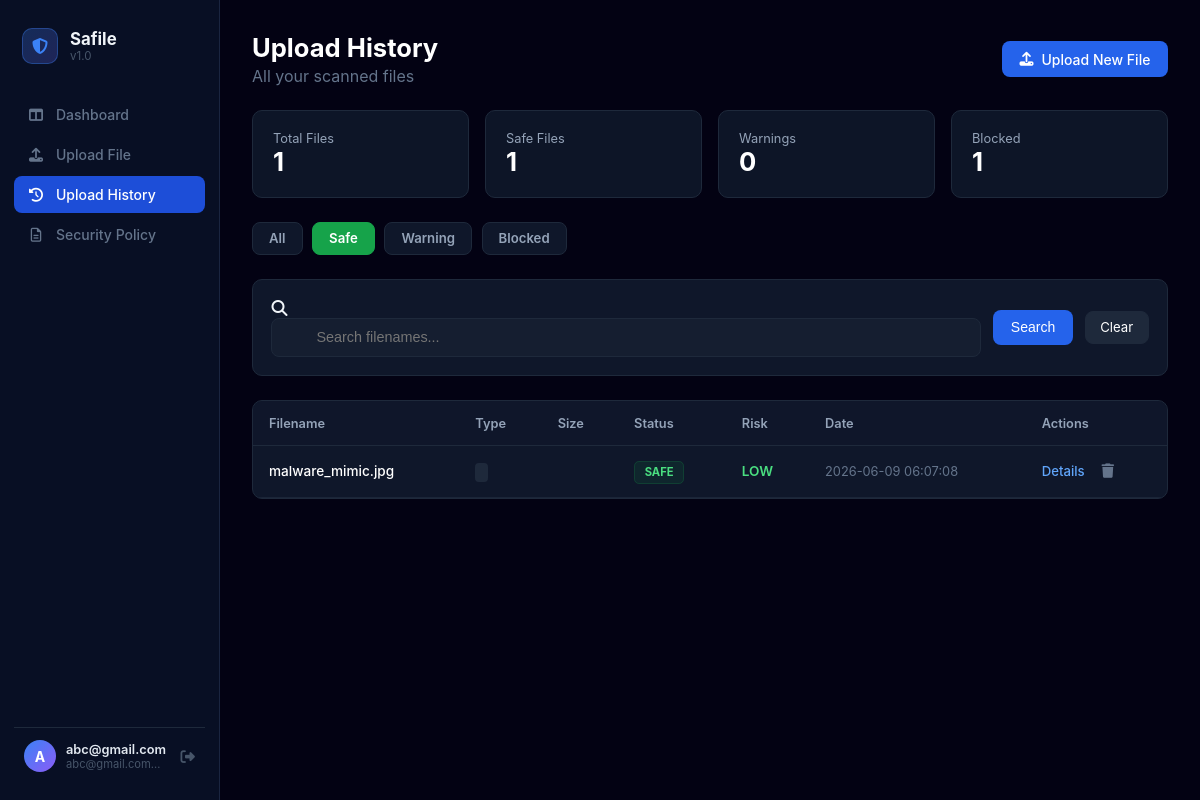
/history?status=SAFE (signed in), run on the app's committed database.
### tables this page shows
CREATE TABLE history (
            id INTEGER PRIMARY KEY AUTOINCREMENT,
            user_id INTEGER NOT NULL,
            filename TEXT NOT NULL,
            status TEXT NOT NULL,
            risk TEXT NOT NULL,
            reason TEXT NOT NULL,
            timestamp DATETIME DEFAULT CURRENT_TIMESTAMP,
            FOREIGN KEY(user_id) REFERENCES users(id)
        );

### app.py (the view)
@app.route('/history')
def history():
    if 'username' not in session:
        return redirect(url_for('login'))
    user_id = session.get('user_id')
    status_filter = request.args.get('status', 'ALL')
    search = request.args.get('search', '')
    page = int(request.args.get('page', 1))
    per_page = 10 # 페이지당 보여줄 개수
    conn = sqlite3.connect('safile.db')
    cursor = conn.cursor()
    base_query = "SELECT * FROM history WHERE user_id = ?"
    params = [user_id]
    if status_filter != 'ALL':
        base_query += " AND status = ?"
        params.append(status_filter)
    if search:
        base_query += " AND filename LIKE ?"
        params.append(f"%{search}%")
    cursor.execute(base_query.replace("*", "COUNT(*)"), params)
    total_count = cursor.fetchone()[0]
    total_pages = (total_count + per_page - 1) // per_page
    cursor.execute("SELECT status, COUNT(*) FROM history WHERE user_id = ? GROUP BY status", (user_id,))
    stats_data = dict(cursor.fetchall())
    stats = {
        'total': total_count,
        'safe': stats_data.get('SAFE', 0),
        'warning': stats_data.get('WARNING', 0),
        'blocked': stats_data.get('BLOCKED', 0)
    }
    offset = (page - 1) * per_page
    query = base_query + " ORDER BY timestamp DESC LIMIT ? OFFSET ?"
    cursor.execute(query, params + [per_page, offset])
    uploads = cursor.fetchall()
    conn.close()
    upload_list = [{"id": u[0], "filename": u[2], "result": u[3], "risk": u[4], "created_at": u[6]} for u in uploads]
    return render_template('history.html',
                           uploads=upload_list,
                           stats=stats,
                           status_filter=status_filter,
                           search=search,
                           page=page,
                           total_pages=total_pages)

### app.py (called while the page is built)
@app.context_processor
def inject_user_stats():
    if 'user_id' in session:
        user_id = session.get('user_id')
        conn = sqlite3.connect('safile.db')
        cursor = conn.cursor()
        cursor.execute("SELECT COUNT(*) FROM history WHERE status = 'BLOCKED' AND user_id = ?", (user_id,))
        count = cursor.fetchone()[0]
        conn.close()
        return dict(blocked_count=count)
    return dict(blocked_count=0)

@app.context_processor
def inject_all_stats():
    if 'user_id' in session:
        user_id = session.get('user_id')
        conn = sqlite3.connect('safile.db')
        cursor = conn.cursor()
        cursor.execute("SELECT status, COUNT(*) FROM history WHERE user_id = ? GROUP BY status", (user_id,))
        rows = cursor.fetchall()
        stats = {status: count for status, count in rows}
        conn.close()
        return dict(
            blocked_count=stats.get('BLOCKED', 0),
            warning_count=stats.get('WARNING', 0),
            safe_count=stats.get('SAFE', 0)
        )
    return dict(blocked_count=0, warning_count=0, safe_count=0)

@app.before_request
def load_logged_in_user():
    user_id = session.get('user_id')
    if user_id:
        class CurrentUser:
            def __init__(self, id, username):
                self.id = id
                self.username = username
                self.is_authenticated = True
        g.current_user = CurrentUser(user_id, session.get('username'))
    else:
        g.current_user = None

### templates/history.html (shortened to what this page needs)
{% extends 'base.html' %}
{% block content %}
<div class="history-top-flex">
    <div>
        <h1>Upload History</h1>
        <p style="color:#64748b;margin:0;">All your scanned files</p>
    </div>
    <a href="{{ url_for('upload') }}" class="btn-primary-flex">
        <i class="fa-solid fa-upload"></i> Upload New File
    </a>
</div>
<div class="policy-stats-grid">
    <div class="stat-card">
        <div class="stat-label">Total Files</div>
        <div class="stat-value text-blue">{{ stats.total }}</div>
    </div>
    <div class="stat-card">
        <div class="stat-label">Safe Files</div>
        <div class="stat-value text-green">{{ stats.safe }}</div>
    </div>
    <div class="stat-card">
        <div class="stat-label">Warnings</div>
        <div class="stat-value text-yellow">{{ stats.warning }}</div>
    </div>
    <div class="stat-card">
        <div class="stat-label">Blocked</div>
        <div class="stat-value text-red">{{ stats.blocked }}</div>
    </div>
</div>
<div class="quick-filter-tabs">
    <a href="?status=ALL" class="tab-btn {% if status_filter == 'ALL' %}active{% endif %}">All</a>
    <a href="?status=SAFE" class="tab-btn {% if status_filter == 'SAFE' %}active{% endif %}" data-status="SAFE">Safe</a>
    <a href="?status=WARNING" class="tab-btn {% if status_filter == 'WARNING' %}active{% endif %}" data-status="WARNING">Warning</a>
    <a href="?status=BLOCKED" class="tab-btn {% if status_filter == 'BLOCKED' %}active{% endif %}" data-status="BLOCKED">Blocked</a>
</div>
<div class="search-filter-bg-box">
    <form method="GET" class="search-flex-row">
        <div class="search-input-wrapper">
            <i class="fa-solid fa-magnifying-glass search-inner-icon"></i>
            <input type="text" name="search" value="{{ search }}" placeholder="Search filenames..." style="width:100%;box-sizing:border-box;background:rgba(30,41,59,.4);border:1px solid #1e293b;border-radius:.5rem;padding:.65rem 1rem .65rem 2.75rem;color:#fff;outline:none;font-size:.9rem;">
        </div>
        <button type="submit" class="btn-primary-flex">Search</button>
        {% if search or status_filter != 'ALL' %}
        <a href="{{ url_for('history') }}" class="btn-dark-nav">Clear</a>
        {% endif %}
    </form>
</div>
<div class="history-table-container">
    <table class="history-main-table">
        <thead>
            <tr>
                <th>Filename</th>
                <th>Type</th>
                <th>Size</th>
                <th>Status</th>
                <th>Risk</th>
                <th>Date</th>
                <th>Actions</th>
            </tr>
        </thead>
        <tbody>
            {% for u in uploads %}
            <tr>
                <td><div class="table-filename-text">{{ u.filename }}</div></td>
                <td><span class="table-type-badge">{{ u.file_type }}</span></td>
                <td style="color:#94a3b8;">{{ u.filesize }}</td>
                <td>
                    {% if u.result == 'SAFE' %}
                        <span class="status-badge-base status-badge-safe">SAFE</span>
                    {% elif u.result == 'WARNING' %}
                        <span class="status-badge-base status-badge-warning">WARNING</span>
                    {% else %}
                        <span class="status-badge-base status-badge-blocked">BLOCKED</span>
                    {% endif %}
                </td>
                <td>
                    {% if u.risk == 'CRITICAL' %}<span class="text-red status-bold">{{ u.risk }}</span>
                    {% elif u.risk == 'MEDIUM' %}<span class="text-yellow status-bold">{{ u.risk }}</span>
                    {% else %}<span class="text-green status-bold">{{ u.risk }}</span>{% endif %}
                </td>
                <td style="color:#64748b;font-size:0.8rem;">{{ u.created_at }}</td>
                <td>
                    <div class="table-action-flex">
                        <a href="{{ url_for('result', upload_id=u.id) }}" class="view-details-link">Details</a>
                        <form method="POST" action="{{ url_for('delete_upload', upload_id=u.id) }}" style="display:inline;" onsubmit="return confirm('Delete this record?')">
                            <button type="submit" class="table-delete-trash-btn"><i class="fa-solid fa-trash"></i></button>
                        </form>
                    </div>
                </td>
            </tr>
            {% else %}
            <tr><td colspan="7" class="table-empty-row">
                <i class="fa-solid fa-inbox" style="font-size:2rem;color:#334155;display:block;margin-bottom:.5rem;"></i>
                No records found
            </td></tr>
            {% endfor %}
        </tbody>
    </table>
</div>
{% endblock %}

### static/style.css (style rules this page uses)
* { margin: 0; padding: 0; box-sizing: border-box; }
:root { --primary: #2563eb; --border: #1e293b; --text-muted: #94a3b8; }
body.dashboard-body { background-color: #030213; font-family: -apple-system, BlinkMacSystemFont, 'Segoe UI', sans-serif; min-height: 100vh; color: #f1f5f9; }
.stat-card { background-color: #0d1527; border: 1px solid #1e293b; border-radius: 10px; padding: 1.25rem; transition: border-color 0.2s; }
.text-blue { color: #3b82f6; }
.text-green { color: #4ade80; }
.text-red { color: #f87171; }
.text-yellow { color: #facc15; }
.stat-value { color: #ffffff; font-size: 1.6rem; font-weight: 700; }
.stat-label { color: #94a3b8; font-size: 0.8rem; }
.status-bold { font-weight: 600; }
.history-top-flex { display: flex; justify-content: space-between; align-items: center; }
.history-top-flex h1 { color: #fff; font-size: 1.6rem; font-weight: 700; margin: 0 0 .2rem; }
.btn-primary-flex { background: var(--primary); color: #fff; border: none; padding: .6rem 1.1rem; border-radius: .5rem; display: flex; align-items: center; gap: .5rem; cursor: pointer; font-size: .875rem; transition: background .2s; text-decoration: none; font-weight: 500; }
.policy-stats-grid { display: grid; grid-template-columns: repeat(auto-fit, minmax(180px, 1fr)); gap: 1rem; }
.quick-filter-tabs { display: flex; gap: .6rem; flex-wrap: wrap; }
.tab-btn { background: #0f172a; border: 1px solid var(--border); color: var(--text-muted); padding: .45rem 1rem; border-radius: .5rem; cursor: pointer; font-size: .825rem; font-weight: 600; transition: all .2s; text-decoration: none; }
.tab-btn.active { background: var(--primary) !important; color: #fff !important; border-color: var(--primary) !important; }
.tab-btn[data-status="SAFE"].active { background: #16a34a !important; border-color: #16a34a !important; }
.search-filter-bg-box { background: #0f172a; border: 1px solid var(--border); border-radius: 10px; padding: 1.15rem; }
.search-flex-row { display: flex; flex-wrap: wrap; gap: .75rem; align-items: center; }
.search-input-wrapper { flex: 1; min-width: 220px; }
.history-table-container { background: #0f172a; border: 1px solid var(--border); border-radius: 10px; overflow-x: auto; }
.history-main-table { width: 100%; border-collapse: collapse; text-align: left; min-width: 700px; }
.history-main-table th { background: rgba(15,23,42,.6); padding: .9rem 1rem; color: #94a3b8; font-size: .8rem; font-weight: 600; border-bottom: 1px solid var(--border); white-space: nowrap; }
.history-main-table td { padding: .9rem 1rem; border-bottom: 1px solid rgba(51,65,85,.35); font-size: .85rem; vertical-align: middle; }
.table-filename-text { color: #fff; font-weight: 500; max-width: 220px; overflow: hidden; text-overflow: ellipsis; white-space: nowrap; }
.table-type-badge { background: #1e293b; color: #cbd5e1; padding: .15rem .4rem; border-radius: 4px; font-size: .72rem; font-weight: 700; }
.status-badge-base { font-size: .7rem; padding: .2rem .6rem; border-radius: 5px; border: 1px solid transparent; font-weight: 700; }
.status-badge-safe { color: #4ade80; background: rgba(22,163,74,.1); border-color: rgba(22,163,74,.2); }
.table-action-flex { display: flex; align-items: center; gap: .85rem; }
.view-details-link { color: #60a5fa; text-decoration: none; font-size: .825rem; font-weight: 500; }
.table-delete-trash-btn { background: none; border: none; color: #64748b; cursor: pointer; font-size: .9rem; padding: .2rem; transition: color .2s; }
.btn-dark-nav { background: #1e293b; border: 1px solid var(--border); color: #fff; padding: .45rem .9rem; border-radius: .5rem; cursor: pointer; font-size: .825rem; transition: background .2s; text-decoration: none; }
body { -webkit-font-smoothing: antialiased; -moz-osx-font-smoothing: grayscale; }

### data on the page
history: filename "malware_mimic.jpg", status "SAFE", risk "LOW", created_at "2026-06-09 06:07:08"

### other printed values
{{ (g.current_user.username or 'D')[0].upper() if g.current_user else 'D' }} "A"
{{ g.current_user.username or 'Demo User' }} "abc@gmail.com"
{{ stats.total }} "1"
{{ stats.safe }} "1"
{{ stats.warning }} "0"
{{ stats.blocked }} "1"
